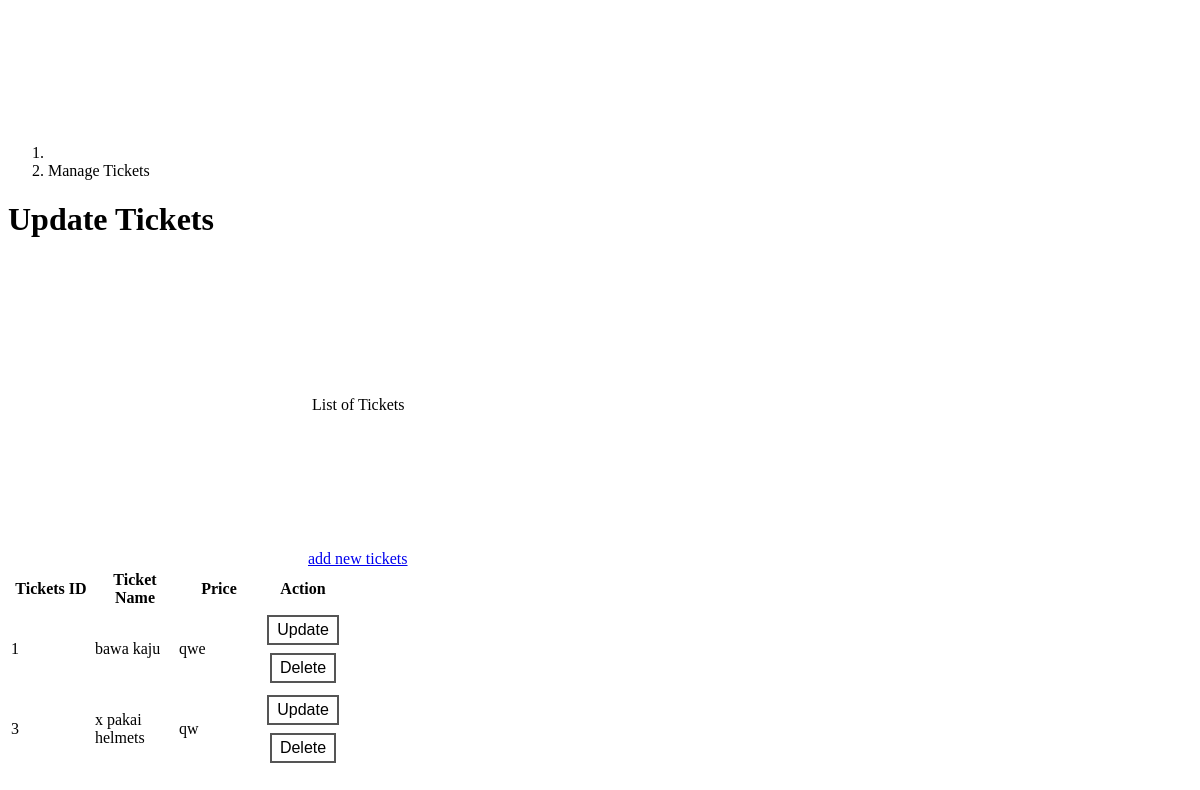
Page /staff/updatetickets.php on the committed database.
### tables this page shows
CREATE TABLE IF NOT EXISTS `saman` (
  `saman_id` int(10) NOT NULL AUTO_INCREMENT,
  `saman_name` varchar(100) NOT NULL,
  `saman_price` varchar(10) NOT NULL,
  PRIMARY KEY (`saman_id`)
);

### staff/updatetickets.php (the view, shortened to what this page needs)
<?php
	if(isset($_POST['search'])){
		$jobName=$_POST['search'];
			$sql = "SELECT * FROM vacancy WHERE JobName LIKE '%".htmlentities($jobName)."%' and companyID='$companyID' ORDER BY JobName ";
		}
		else{
			$sql = "SELECT * FROM saman"; }
		$result = mysqli_query($conn, $sql);
?>
	<div class="col-sm-9 col-sm-offset-3 col-lg-10 col-lg-offset-2 main">
		<div class="row">
			<ol class="breadcrumb">
				<li><svg class="glyph stroked home"><use xlink:href="#stroked-home"></use></svg></li>
				<li class="active">Manage Tickets</li>
			</ol>
		</div>
		<div class="row">
			<div class="col-lg-12">
				<h1 class="page-header">Update Tickets</h1>
			</div>
		</div>
							<div  style="background-color :transparent" class="panel-heading" ><svg class="glyph stroked open folder"><use xlink:href="#stroked-open-folder"/></svg>
List of Tickets </div>
<div  class="panel-heading">
  <a href=index.php?page=addtickets ><svg class="glyph stroked plus sign"><use xlink:href="#stroked-plus-sign"/></svg>add new tickets</a>
</div>
		<div style="background-color :transparent" class="row">
			<div class="col-lg-12">
				<div style="background-color :transparent"class="panel panel-default">
					<div class="panel-body">
					<div class="bootstrap-table">
						<div class="fixed-table-container">
							<div class="fixed-table-header">
						<table data-toggle="table" data-url="tables/data1.json"  data-show-refresh="true" data-show-toggle="true" data-show-columns="true" data-search="true" data-select-item-name="toolbar1" data-pagination="true" data-sort-name="name" data-sort-order="desc">
                  <thead>
							    <tr>
							    	<th width="80">Tickets ID</th>
							    	<th width="80">Ticket Name</th>
							    	<th width="80" >Price</th>
							    	<th width="80">Action</th>
							    </tr>
							    </thead>
							    <tbody >
								<?php
								while($row = mysqli_fetch_assoc($result)) {
								?>
						<form method="POST" action="index.php">
							    <tr data-index="0">
							    	<td ><?php echo $row["saman_id"]; ?></td>
							    	<td ><?php echo $row["saman_name"]; ?></td>
							    	<td ><?php echo $row["saman_price"]; ?></td>
							    	<td >
							<a href=index.php?page=updatetickets1&ID=<?php echo $row["saman_id"]; ?> ><center><button class="button button5">Update</button></center></a>
              <a href=index.php?page=deleteticketsDB&ID=<?php echo $row["saman_id"]; ?> onclick="return confirm('Are you sure to delete?')"><center><button class="button button5">Delete</button></center></a>
									</td>
							    </tr>
						</form>
								<?php
									}
								?>
							    </tbody>
								</table>
							</div>
						</div>
					</div>
					</div>
				</div>
			</div>
		</div>
	</div>

### staff/updatetickets.php (style rules this page uses)
.button { background-color: #4CAF50; border: none; color: white; padding: 4px 8px; text-align: center; text-decoration: none; display: inline-block; font-size: 16px; margin: 4px 2px; -webkit-transition-duration: 0.4s; transition-duration: 0.4s; cursor: pointer; }
.button5 { background-color: white; color: black; border: 2px solid #555555; }

### rows in the picture
saman: saman_id "1", saman_name "bawa kaju", saman_price "qwe"
saman: saman_id "3", saman_name "x pakai helmets", saman_price "qw"
